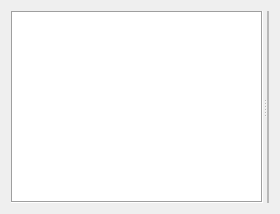
           <widget class="QWidget" name="Toolstab">
            <attribute name="title">
             <string>Tools</string>
            </attribute>
            <layout class="QHBoxLayout" name="horizontalLayout_6">
             <item>
              <widget class="QSplitter" name="splitter_2">
               <property name="orientation">
                <enum>Qt::Horizontal</enum>
               </property>
               <widget class="QTreeWidget" name="treeWidget_utils">
                <property name="sizePolicy">
                 <sizepolicy hsizetype="Preferred" vsizetype="Preferred">
                  <horstretch>0</horstretch>
                  <verstretch>0</verstretch>
                 </sizepolicy>
                </property>
                <property name="minimumSize">
                 <size>
                  <width>0</width>
                  <height>0</height>
                 </size>
                </property>
                <property name="maximumSize">
                 <size>
                  <width>16777215</width>
                  <height>16777215</height>
                 </size>
                </property>
                <property name="acceptDrops">
                 <bool>false</bool>
                </property>
                <property name="autoFillBackground">
                 <bool>true</bool>
                </property>
                <property name="frameShape">
                 <enum>QFrame::Box</enum>
                </property>
                <property name="verticalScrollBarPolicy">
                 <enum>Qt::ScrollBarAsNeeded</enum>
                </property>
                <property name="editTriggers">
                 <set>QAbstractItemView::AllEditTriggers</set>
                </property>
                <property name="tabKeyNavigation">
                 <bool>false</bool>
                </property>
                <property name="showDropIndicator" stdset="0">
                 <bool>false</bool>
                </property>
                <property name="dragDropMode">
                 <enum>QAbstractItemView::NoDragDrop</enum>
                </property>
                <property name="alternatingRowColors">
                 <bool>false</bool>
                </property>
                <property name="selectionBehavior">
                 <enum>QAbstractItemView::SelectItems</enum>
                </property>
                <property name="iconSize">
                 <size>
                  <width>30</width>
                  <height>30</height>
                 </size>
                </property>
                <property name="textElideMode">
                 <enum>Qt::ElideNone</enum>
                </property>
                <property name="indentation">
                 <number>10</number>
                </property>
                <property name="rootIsDecorated">
                 <bool>true</bool>
                </property>
                <property name="uniformRowHeights">
                 <bool>false</bool>
                </property>
                <property name="wordWrap">
                 <bool>false</bool>
                </property>
                <attribute name="headerVisible">
                 <bool>false</bool>
                </attribute>
                <column>
                 <property name="text">
                  <string>1</string>
                 </property>
                </column>
               </widget>
               <widget class="QStackedWidget" name="stackedWidget">
                <property name="sizePolicy">
                 <sizepolicy hsizetype="Preferred" vsizetype="Preferred">
                  <horstretch>0</horstretch>
                  <verstretch>0</verstretch>
                 </sizepolicy>
                </property>
                <property name="frameShape">
                 <enum>QFrame::StyledPanel</enum>
                </property>
                <property name="frameShadow">
                 <enum>QFrame::Plain</enum>
                </property>
                <property name="currentIndex">
                 <number>-1</number>
                </property>
               </widget>
              </widget>
             </item>
            </layout>
           </widget>
